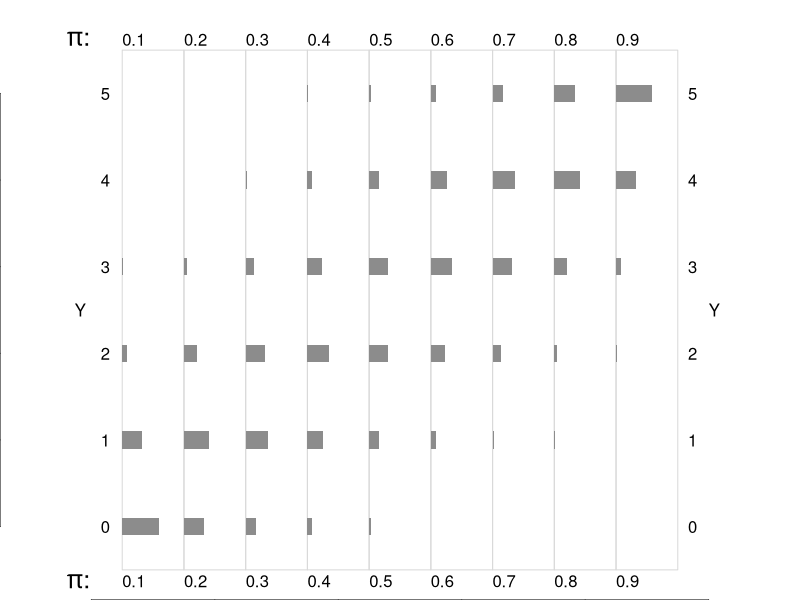
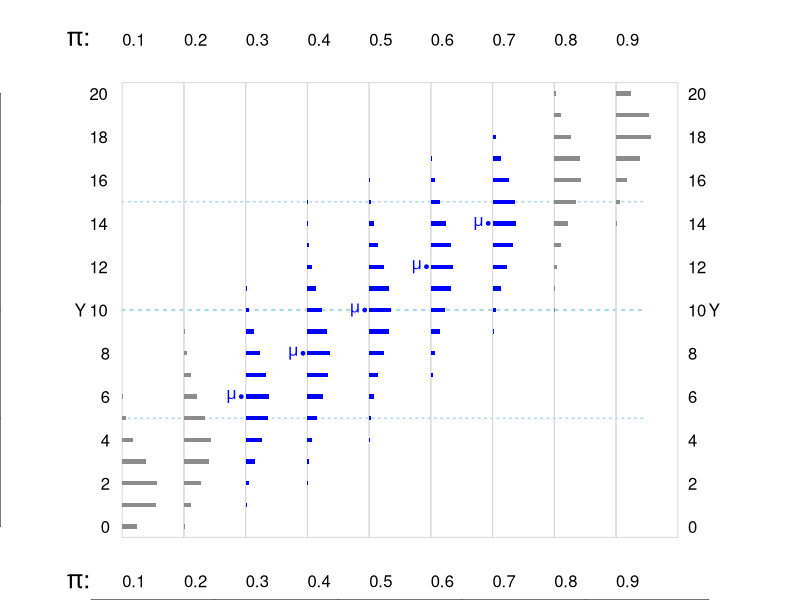
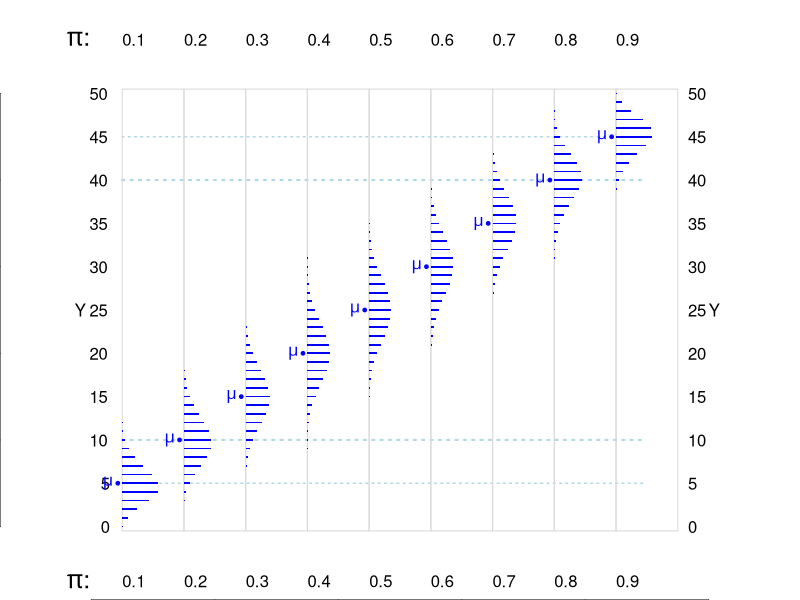
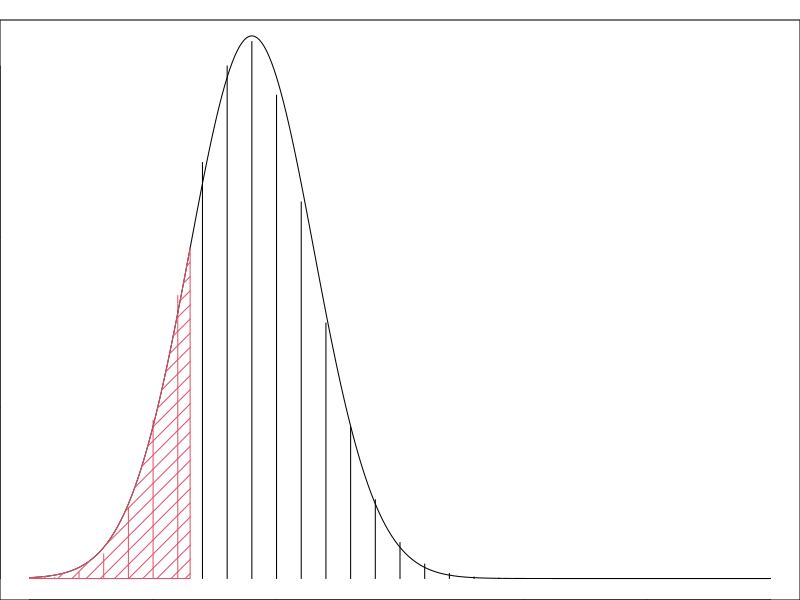
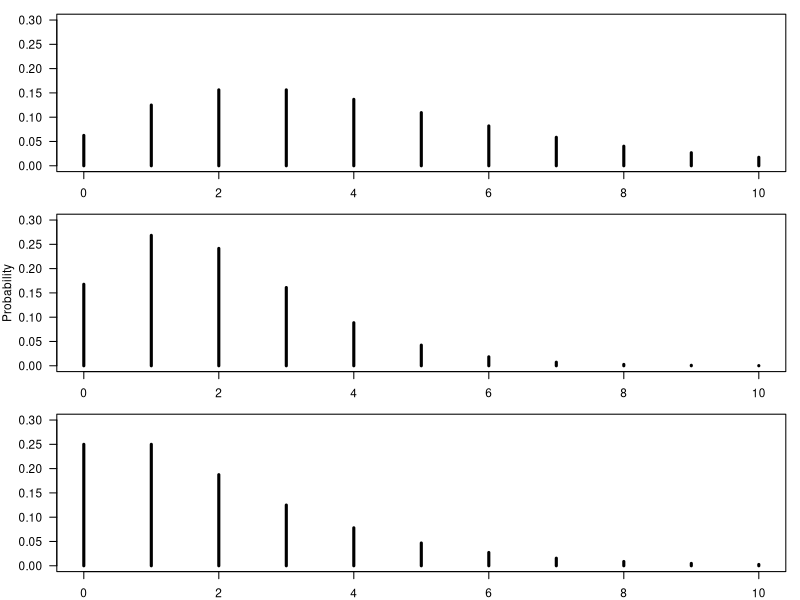

Here is the R script that generated these plots, in order:
## ---- chunk 1

showBinomials = function(n=5,d.n=1){
  
    par(mfrow=c(1,1),mar = c(0,0,1,0))

    plot(-10,-10,xlim=c(-0.1,1.1),ylim=c(-0.12,1.12)*n,,frame=FALSE)

    Dx = 0.1

    yy = 0:n 
    
    yyy = seq(0,n,d.n)
    
    

    text(-0.04,  1.11*n, expression(paste(pi,":")), adj=c(0,0),cex=1.5,font=2)
    text(-0.04, -0.11*n, expression(paste(pi,":")), adj=c(0,1),cex=1.5,font=2)

    if(n > 5 & (n-5)> 5){
        segments(Dx/2,   5, 1-Dx, 5, col="lightblue",   
                 lty="dotted", lwd=1.5)
        segments(Dx/2, n-5, 1-Dx, n-5, col="lightblue",
                 lty="dotted", lwd=1.5)
    } 
    if(n > 10){
        segments(Dx/2,   10, 1-Dx,   10, col="lightblue",
                 lty="dotted", lwd=2)
        segments(Dx/2, n-10, 1-Dx, n-10, col="lightblue",
                 lty="dotted", lwd=2)
    } 
    for(P in seq(Dx,1-Dx,Dx)){
        if(P %in% seq(Dx,1-Dx,Dx)) {
            text(P-Dx/2,  1.11*n, toString(P), adj=c(0,0))
            text(P-Dx/2, -0.11*n, toString(P), adj=c(0,1))
        }
        rect(P-Dx/2, -1/2, P+Dx/2, n+1/2, border="grey85")
        if(P==Dx){ 
           text(P -Dx, 0.5*n, "Y", adj=c(1.5,0.5))
           text(1-P+Dx,   0.5*n, "Y", adj=c(0,0.5))
           for(y in yy) {
              if( y %in% yyy ){
              text(P-Dx/1.5, y, toString(y), 
                   adj=c(1.25,0.5))
              text(1-Dx + Dx/1.5   , y, toString(y), 
                   adj=c(0,   0.5) )
              }
           }
        }
    xx = dbinom(yy,n,P ) * Dx * sqrt(n/5)
    E = n*P ; COL=col="grey55"
    if( ( E >= 5 & E <=  (n-5) )  ) {
        COL = "blue"
    }
    rect(rep(P,n+1)-Dx/2, yy-0.1, rep(P,n+1)+xx - Dx/2, yy+0.1, 
              border=NA, col=COL )
    
    if( COL=="blue") {
       points(P-Dx/1.75,E, pch=19, cex=0.5, col=COL)
       text(P-Dx/1.75,E, expression(mu), 
            cex=1,adj=c(1.5,0.5),font=2, col=COL)
      
    } 
    }
  
}


## ---- chunk 2

showBinomials(n=5,d.n=1)

## ---- chunk 3

showBinomials(n=20,d.n=2)

## ---- chunk 4

showBinomials(n=50,d.n=5)

## ---- chunk 5

showBinomialLimit = function(MU=c(0.5,2.5,7.5,15)){
  
    par(mfrow=c(1,length(MU)),mar = c(0,0,1,0))

    powers = (2:4)
    
    max.power = max(powers)+1
    nnn = 10^powers
    y.max = qpois(0.99,MU[length(MU)])
    x.max = dpois(0,min(MU))
    
    for(mu in MU) {
         P = mu/nnn
         yyy = 0:y.max

         plot(-10,-10,
            xlim=c(-0.06,1.01)*x.max,
            ylim=c(-0.02,1.05)*y.max,
            frame=TRUE,xaxt="n",yaxt="n",col="grey80")

         y0 = min(qpois(0.99,mu)+5,y.max)
         
         text(.4*x.max,  y0, "n",  adj=c(1,0),cex=1.5)
         text(.6*x.max,  y0, expression(pi), adj=c(0,0),cex=1.5)

         X = 0
         ii=0
         for(i.p in 1:length(powers) ) {
              ii = ii+1
              x = powers[i.p]
              txt = formatC(10^x, digits = x, format = "fg")
              text(.4*x.max, y0-ii, txt,col=ii,adj=c(1,1),cex=1.5)
              text(.5*x.max, y0-ii, "x",col=ii,adj=c(0.5,1),cex=1.5)
              txt = formatC(P[i.p],digits=x+1,format="f")
              text(.6*x.max,y0-ii,txt,col=ii,adj=c(0,1),cex=1.5)
              if(i.p==length(powers)){
                text(.5*x.max,y0-ii-1,
                     paste("Poisson[mean = ",
                           toString(mu),"]",sep=""),
                     adj=c(0.5,1),cex=1.5,col=ii+1)
              }
              
              points(-0.03*x.max, mu,pch=19,cex=0.5)
              text(  -0.05*x.max, mu,expression(mu),cex=1.5,adj=c(1,0.5))
              
            
              if(i.p == length(powers)){ 
                 if(mu==MU[1]) text(X, 
                              y.max+1, "Y", adj=c(1.5,0))
                 if(mu==MU[length(MU)]) text(1.01*x.max, 
                              y.max+1, "Y", adj=c(1,0))
           
              for(y in yyy){
                  if(mu==MU[1]) text(-0.01*x.max, 
                                     y,toString(y), adj=c(1,0.5))
                  if(mu==MU[length(MU)]) text(1.01*x.max, 
                                     y,toString(y), adj=c(1,0.5))
                  } 
              }
             xx = dbinom(0:y.max,nnn[i.p],P[i.p] ) 
             segments(rep(X,y.max+1)    ,  yyy - (ii-2.5)*0.125, 
                      rep(X,y.max+1) +xx,  yyy - (ii-2.5)*0.125, 
                  col=ii)
             xx = dpois(0:y.max,mu )
             if(i.p==length(powers)) segments(rep(X,y.max+1),
                                             yyy - (ii+1-2.5)*0.125, 
                      rep(X,y.max+1) +xx,  yyy - (ii+1-2.5)*0.125, 
                  col=ii+1)
             
             
        }
      
    }
    
    
}

## ---- chunk 6


n.in.household = c(
5,6,3,3,2,3,3,3,4,4,3,2,7,4,3,5,4,4,3,3,4,3,3,1,2,4,3,4,2,4)
n.who.visited.md=c(
5,0,2,3,0,0,0,0,0,0,0,0,0,4,1,2,0,0,1,3,2,0,0,0,2,2,0,2,0,1)
n.males = c(
1,3,1,1,1,1,1,1,2,3,2,1,3,3,2,3,3,3,2,1,1,2,2,0,1,3,1,2,1,2)

show.household.survey.data = function(which.response,
                                      XLAB,YLAB){
  
  ( freq = table(n.in.household) )

( n.in.house = as.numeric( dimnames(freq)[[1]])  )

proportion.who. = 
  sum(which.response)/sum(n.in.household) 
  
print( noquote(
  paste("No. persons with history/trait of interest:",
        toString(sum(which.response)), "/",
    toString(sum(n.in.household)),
 
       "; Prop'n:",
       toString(
         round(sum(which.response)/sum(n.in.household), 2)
         )
     )
)
)

print(noquote(" "))


m= 1+max(n.in.house)
observed = matrix(NA, m, m+1 )
colnames(observed) = c(unlist(lapply(
  0:max(n.in.house),toString)),"Total")
rownames(observed) = c(unlist(lapply(
  1:max(n.in.house),toString)),"Total")

expected = matrix(NA, m, m+1 )
colnames(expected) = c(unlist(lapply(
  0:max(n.in.house),toString)),"Total")
rownames(expected) = c(unlist(lapply(
  1:max(n.in.house),toString)),"Total")

for( n in n.in.house ){
  tbl = table(which.response[n.in.household==n])
  which = as.numeric( dimnames(tbl)[[1]] )
  observed[n,which+1] = tbl
  observed[n,m+1] = freq[n]
  expected[n,1:(n+1)] = n*dbinom(0:n,n,proportion.who.)
  expected[n,    m+1] = freq[n] 
}
expected[m,] =  apply(
  expected[1:max(n.in.house),],2,sum,na.rm=TRUE)
observed[m,] =  apply(
  observed[1:max(n.in.house),],2,sum,na.rm=TRUE)

cat("Below, the row labels are the household sizes.\nEach column label is the number in a household with history/trait of interest.\nThe entries are how many households had the indicated configuration.\n\n")


print( observed, na.print=".", print.gap=4 )


cat("\nSame row/col meanings, but theoretical, binomial-based,\nEXPECTED frequencies of households having these many persons\n who would have -- if all 128 persons were independently sampled\nfrom a population where the proportion with \nthe history/trait of interest was as above.\n\n")


print( round(expected,3) , na.print=".")

cat("\nWe will just assess the fit on the 'totals'row:\n the numbers in the individual rows are too small to judge.\n\n")

print( round(rbind( observed[m,], expected[m,] ),1) )

cat("\nBetter still, here is a picture:")

par(mfrow=c(1,1),mar = c(4,6,1,0))

plot(0:max(n.in.house),observed[m,1:m],
     type="h", lwd=20, lend="butt", col="grey65",
     xlab=XLAB, ylab =YLAB,
     cex.lab=1.25)
abline(h=seq(0:max(observed[m,1:m])),col="lightblue")
lines(0:max(n.in.house),expected[m,1:m],
     type="h", lwd=8,col="blue", lend="butt" )

text(0.15,expected[m,1],"E",col="blue", adj=c(0,0.5),cex=1.5)
text(0.15,observed[m,1],"O",col="grey65", adj=c(0,0.5),cex=1.5)

  
}


     
## ---- chunk 7
pbinom(2060,4000,0.5) - pbinom(1939,4000,0.5)
## ---- chunk 8
mu <- 4000*0.5
sig <- sqrt(4000*0.5*0.5)
pnorm(2060,mu,sig) - pnorm(1939,mu,sig)
## ---- chunk 9
qnorm(0.975,mu,sig)
qnorm(0.025,mu,sig)
## ---- chunk 10
qbinom(0.975,4000,0.5)
qbinom(0.025,4000,0.5)
## ---- chunk 11
x.c = 7:30
plot(x.c,dbinom(x.c,30,.3), type="h", ylab="Pr",xlab="y",xlim=c(0,30))
x.c = 1:6
lines(x.c,dbinom(x.c,30,.3), type="h", ylab="Pr",xlab="y",col=2)
x.c = seq(0,30,.1)
lines(x.c,dnorm(x.c,30*0.3,sqrt(30*0.3*0.7)))
x.c = seq(0,6.5,.1)
polygon(c(0,x.c,6.5),c(0,dnorm(x.c,30*0.3,sqrt(30*0.3*0.7)),0), density=10, col=2)
## ---- chunk 12
pbinom(6,30,0.3)
pnorm(6,30*0.3,sqrt(30*0.3*0.7))
## ---- chunk 13
pnorm(6.5,30*0.3,sqrt(30*0.3*0.7))
## ---- chunk 14
par(mfrow=c(3,1), oma=c(0,0,0,0), mar=c(2,4,1,1),cex=.71)

plot(0:10, dnbinom(0:10, 4,.5), type="h", lwd=3, ylim=c(0,.3), ylab="", xlab="",yaxt="n")
axis(2,las=2)
plot(0:10, dnbinom(0:10, 8,.8), type="h", lwd=3, ylim=c(0,.3), ylab="", xlab="",yaxt="n")
axis(2,las=2)
title(ylab="Probability", line=3)
plot(0:10, dnbinom(0:10, 2,.5), type="h", lwd=3, ylim=c(0,.3), ylab="", xlab="",yaxt="n")
axis(2,las=2)
title(xlab="x", line=2)

